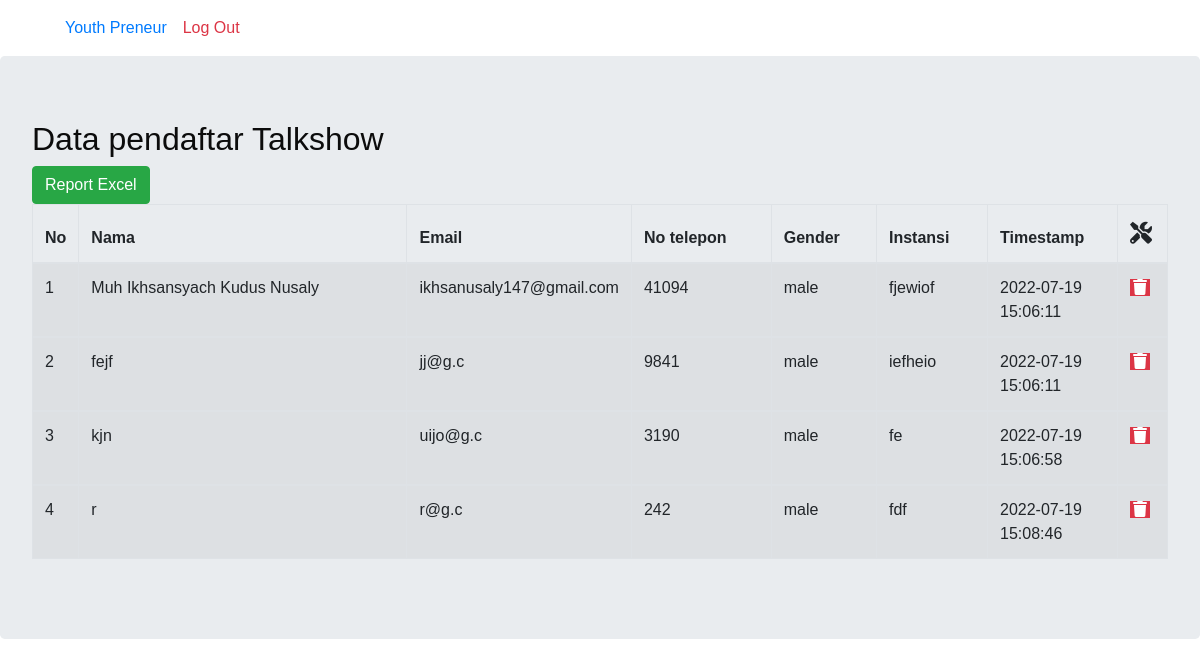
The page /admin-yp/pages/ts.php (signed in) on the database its author committed.
### tables this page shows
CREATE TABLE `ts` (
  `id` int(3) NOT NULL,
  `name` varchar(50) NOT NULL,
  `email` varchar(30) NOT NULL,
  `notelp` varchar(15) NOT NULL,
  `gender` varchar(6) NOT NULL,
  `instansi` varchar(50) NOT NULL,
  `timestamp` timestamp NOT NULL DEFAULT CURRENT_TIMESTAMP ON UPDATE CURRENT_TIMESTAMP
);

### admin-yp/pages/ts.php (the view, shortened to what this page needs)
<?php
include "../../koneksi.php";
?>
<!DOCTYPE html>
<html lang="en">
<?php
require('include/header.php')
?>
<?php
require('include/navbar.php')
?>
<body>
    <div class="table-responsive jumbotron">
        <h2>Data pendaftar Talkshow</h2>
        <a href="excel/webinar_excel.php" class="btn btn-success">Report Excel</a>
        <table id="data-example" class="table table-striped table-bordered table-hover" style="width:100%">
            <thead>
                <tr>
                    <th scope="col" width="25px">No</th>
                    <th scope="col">Nama</th>
                    <th scope="col" width="65px">Email</th>
                    <th scope="col">No telepon</th>
                    <th scope="col">Gender</th>
                    <th scope="col">Instansi</th>
                    <th scope="col" width="130px">Timestamp</th>
                    <td scope="col" width="50px" style="font-size: 22px;"><i class="fa fa-tools"></i></td>
                </tr>
            </thead>
            <?php
            $no = 1;
            $tampil = mysqli_query($conn, "select * from ts");
            while ($data = mysqli_fetch_array($tampil)) {
            ?>
                <tbody>
                    <tr>
                        <td><?php echo $no++; ?></td>
                        <td><?php echo $data['name']; ?></td>
                        <td><?php echo $data['email']; ?></td>
                        <td><?php echo $data['notelp']; ?></td>
                        <td><?php echo $data['gender']; ?></td>
                        <td><?php echo $data['instansi']; ?></td>
                        <td><?php echo $data['timestamp']; ?></td>
                        <td>
                            <a class="btn-danger" onclick="return confirm('Apakah file ingin dihapus?')" href="../config/hapus_ts.php?id=<?php echo $data['id']; ?> "><i class="fa fa-trash" style="padding: 3px; border-radius:30%;"></i></a>
                        </td>
                    </tr>
                </tbody>
            <?php
            }
            ?>
        </table>
    </div>
</body>
</html>

### admin-yp/pages/include/header.php (shortened to what this page needs)
<head>
    <link rel="stylesheet" href="https://cdnjs.cloudflare.com/ajax/libs/font-awesome/6.0.0-beta2/css/all.min.css">
    <link href="https://unpkg.com/aos@2.3.1/dist/aos.css" rel="stylesheet">
    <link rel="stylesheet" href="https://cdnjs.cloudflare.com/ajax/libs/twitter-bootstrap/4.5.2/css/bootstrap.css">
    <link rel="stylesheet" href="https://cdn.datatables.net/1.11.3/css/dataTables.bootstrap4.min.css">
    <link href="../assets/style.css" rel="stylesheet" />
</head>

### admin-yp/pages/include/navbar.php (shortened to what this page needs)
<nav class="navbar navbar-expand-lg navbar-dark shadow-5-strong">
    <a class="navbar-brand" href="#"><img src="../logo.jpg" style="width: 25px; border-radius:50%;" alt=""></a>
    <div class="collapse navbar-collapse" id="navbarSupportedContent">
        <ul class="navbar-nav mr-auto">
            <li class="nav-item active">
                <a class="nav-link custom-font-home text-primary" href="index.php">Youth Preneur<span class="sr-only">(current)</span></a>
            </li>
            <li class="nav-item">
                <a class="nav-link text-danger" href="../config/logout.php" onclick="return confirm('Apakah anda ingin keluar?')">Log Out</a>
            </li>
        </ul>
    </div>
</nav>

### css/style.css (style rules this page uses)
body { font-family: "Poppins", sans-serif; color: #0c0c0c; background-color: #ffffff; }
a, a:hover, a:focus { text-decoration: none; }
.btn, .btn:focus { outline: none !important; -webkit-box-shadow: none; box-shadow: none; }
.navbar-brand, .navbar-brand:hover { text-transform: uppercase; font-weight: bold; font-size: 24px; color: #fafcfd; }
.navbar-brand { display: -webkit-box; display: -ms-flexbox; display: flex; -webkit-box-align: center; -ms-flex-align: center; align-items: center; }

### rows shown on the page
ts: name "Muh Ikhsansyach Kudus Nusaly", email "ikhsanusaly147@gmail.com", notelp "41094", gender "male", instansi "fjewiof", timestamp "2022-07-19 15:06:11"
ts: name "fejf", email "jj@g.c", notelp "9841", gender "male", instansi "iefheio", timestamp "2022-07-19 15:06:11"
ts: name "kjn", email "uijo@g.c", notelp "3190", gender "male", instansi "fe", timestamp "2022-07-19 15:06:58"
ts: name "r", email "r@g.c", notelp "242", gender "male", instansi "fdf", timestamp "2022-07-19 15:08:46"
